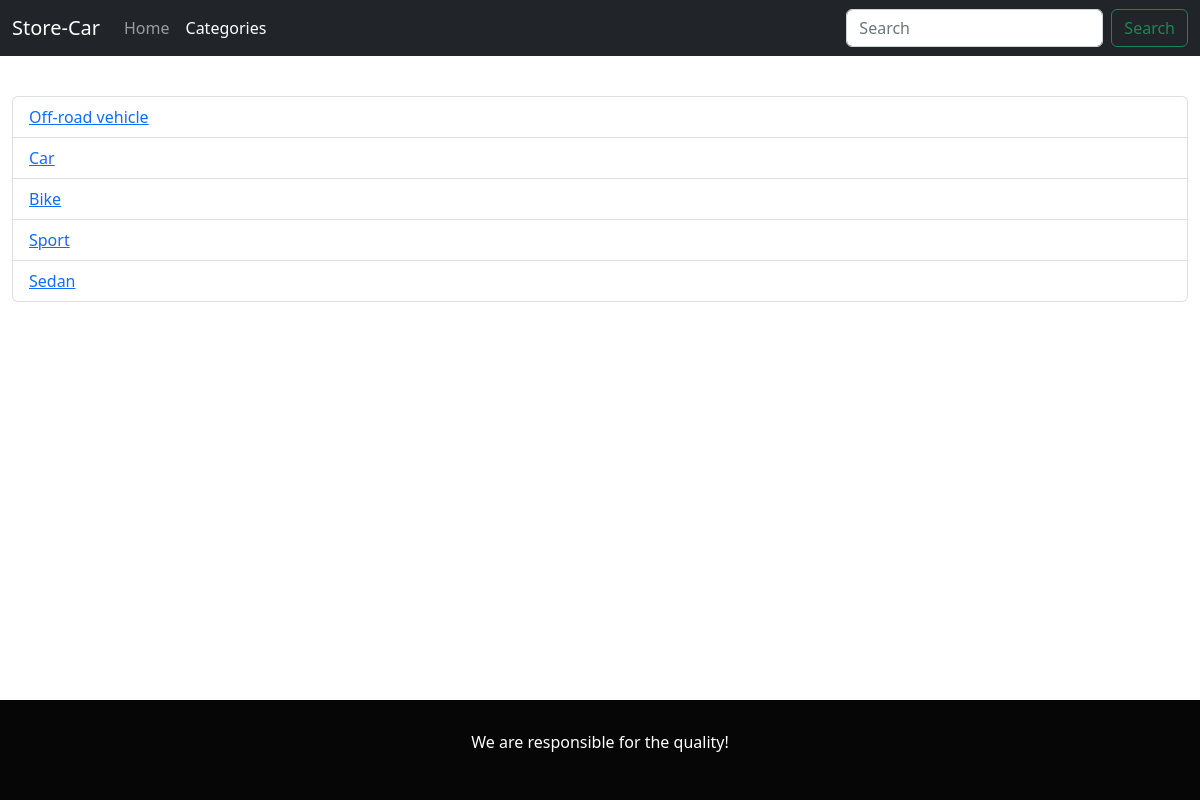
The app's page /cats/ with its own data.
### store/models.py (models this page shows, shortened)
class Category(models.Model):
    title = models.CharField(max_length=150)
    def get_absolute_url(self):
        return reverse('cat_detail_url', kwargs={'pk': self.pk})

### store/views.py (the view)
# urls.py: path('cats/', cat_list, name = 'cat_list_url'),
def cat_list(request):
    cats = Category.objects.all()
    return render(request, 'store/cats.html', context={'cats': cats})

### store/templates/store/cats.html (shortened to what this page needs)
{% extends 'store/index.html' %}
{% block content %}
<ul class="list-group">
    {% for cat in cats %}
    <li class="list-group-item"><a href="{{cat.get_absolute_url}}">{{cat.title}}</a></li>
    {% endfor %}
</ul>
{% endblock %}

### records on screen
Category: title "Off-road vehicle"
Category: title "Car"
Category: title "Bike"
Category: title "Sport"
Category: title "Sedan"
